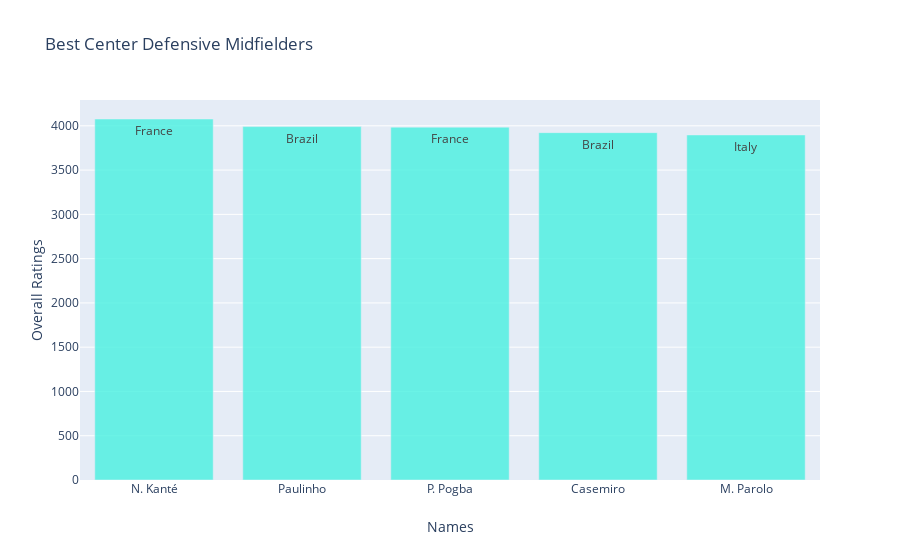

Notebook code for this chart:
### Code cell
trace_cdm=go.Bar(
            x=cdm1.Name,
            y=cdm1.CDM_Overall,
            name="CDM_Overall",
            marker=dict(color="rgba(72,240,224,0.8)"),
            text=cdm1.Nationality)
data_cdm=[trace_cdm]
layout_cdm=dict(title="Best Center Defensive Midfielders"
            ,xaxis=dict(title="Names",ticklen=5,zeroline=False),
            yaxis=dict(title="Overall Ratings",ticklen=5,zeroline=False))
fig_cdm=go.Figure(data=data_cdm, layout=layout_cdm)
iplot(fig_cdm)

### Figure 1 — Plotly figure (JSON) as saved in the notebook; plotly's stock layout.template omitted (floating-point values rounded to 4 significant figures)
{"data": [{"marker": {"color": "rgba(72,240,224,0.8)"}, "name": "CDM_Overall", "text": ["France", "Brazil", "France", "Brazil", "Italy"], "type": "bar", "x": ["N. Kanté", "Paulinho", "P. Pogba", "Casemiro", "M. Parolo"], "y": [4077, 3991, 3985, 3923, 3897]}], "layout": {"title": {"text": "Best Center Defensive Midfielders"}, "xaxis": {"ticklen": 5, "title": {"text": "Names"}, "zeroline": false}, "yaxis": {"ticklen": 5, "title": {"text": "Overall Ratings"}, "zeroline": false}}}
